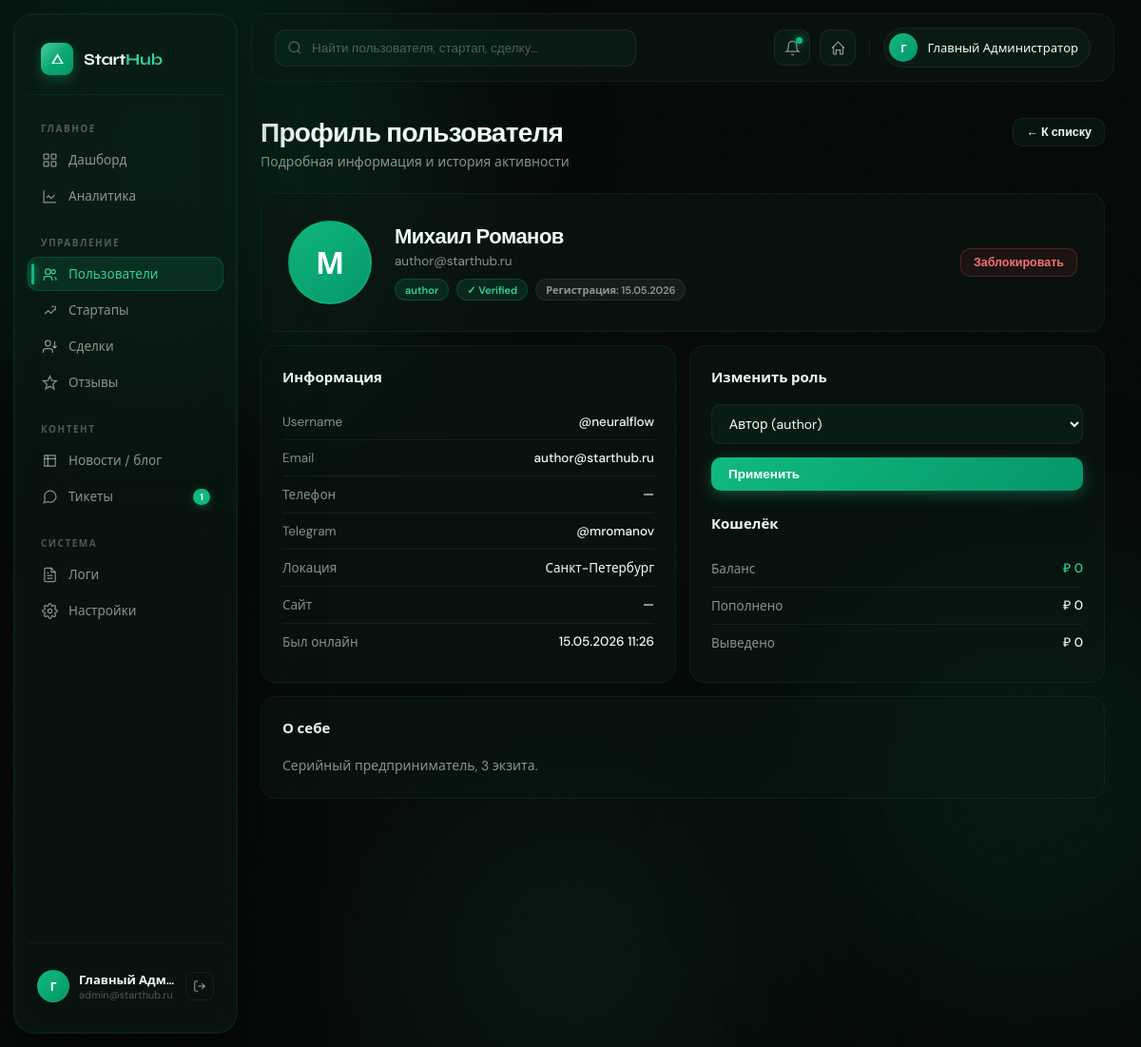
The page /admin/users/2 (signed in) on the database its author committed.
### models/user.py (models this page shows)
class User(Base):
    __tablename__ = "users"
    id              = Column(Integer, primary_key=True)
    email           = Column(String(255), unique=True, nullable=False, index=True)
    username        = Column(String(64),  unique=True, nullable=False)
    hashed_password = Column(String(255), nullable=False)
    role            = Column(Enum(UserRole), default=UserRole.buyer, nullable=False)
    full_name       = Column(String(128))
    avatar          = Column(String(512))
    bio             = Column(Text)
    phone           = Column(String(32))
    telegram        = Column(String(64))
    website         = Column(String(256))
    location        = Column(String(128))
    is_active       = Column(Boolean, default=True)
    is_verified     = Column(Boolean, default=False)
    is_banned       = Column(Boolean, default=False)
    ban_reason      = Column(Text)
    last_seen       = Column(DateTime, default=lambda: datetime.now(timezone.utc))
    created_at      = Column(DateTime, default=lambda: datetime.now(timezone.utc))
    updated_at      = Column(DateTime, default=lambda: datetime.now(timezone.utc),
                             onupdate=lambda: datetime.now(timezone.utc))
    startups          = relationship("Startup", back_populates="author", lazy="select")
    deals_as_buyer    = relationship("Deal", back_populates="buyer", foreign_keys="Deal.buyer_id")
    messages          = relationship("Message", back_populates="sender")
    favorite_startups = relationship("Startup", secondary=favorites, back_populates="favorited_by")
    notifications     = relationship("Notification", back_populates="user", cascade="all, delete-orphan")
    reviews_given     = relationship("Review", back_populates="author",      foreign_keys="Review.author_id")
    reviews_received  = relationship("Review", back_populates="target_user", foreign_keys="Review.target_user_id")
    tickets           = relationship("SupportTicket", back_populates="user", foreign_keys="SupportTicket.user_id")
    wallet            = relationship("Wallet", back_populates="user", uselist=False, cascade="all, delete-orphan")
    activity_logs     = relationship("ActivityLog", back_populates="user", cascade="all, delete-orphan")

class Wallet(Base):
    __tablename__ = "wallets"
    id              = Column(Integer, primary_key=True)
    user_id         = Column(Integer, ForeignKey("users.id"), unique=True, nullable=False)
    balance         = Column(Float, default=0.0)
    reserved        = Column(Float, default=0.0)
    total_deposited = Column(Float, default=0.0)
    total_withdrawn = Column(Float, default=0.0)
    updated_at      = Column(DateTime, default=lambda: datetime.now(timezone.utc),
                             onupdate=lambda: datetime.now(timezone.utc))
    user         = relationship("User", back_populates="wallet")
    transactions = relationship("Transaction", back_populates="wallet", cascade="all, delete-orphan")

### routers/admin.py (the view)
@router.get("/users/{user_id}", response_class=HTMLResponse)
async def user_detail(user_id: int, request: Request, db: AsyncSession = Depends(get_db)):
    admin = await _require_admin(request, db)
    badges = await _badges(db)
    target = (await db.execute(
        select(User).where(User.id == user_id).options(
            selectinload(User.startups), selectinload(User.deals_as_buyer),
            selectinload(User.activity_logs), selectinload(User.wallet),
        )
    )).scalar_one_or_none()
    if not target:
        raise HTTPException(404)
    return render(request, "admin/user_detail.html", {"user": admin, **badges, "target": target})

### templates/admin/user_detail.html (shortened to what this page needs)
{% extends "admin/base_admin.html" %}
{% block admin_content %}
<div class="page-h">
  <div class="page-h-left">
    <h1>Профиль пользователя</h1>
    <p>Подробная информация и история активности</p>
  </div>
  <a href="/admin/users" class="btn btn-secondary btn-sm">← К списку</a>
</div>
<div class="profile-hero reveal">
  <div class="ph-ava">{% if target.full_name %}{{ target.full_name[0] }}{% else %}{{ target.username[0]|upper }}{% endif %}</div>
  <div class="ph-info">
    <h2>{{ target.full_name or target.username }}</h2>
    <div class="email">{{ target.email }}</div>
    <div class="ph-stats">
      <span class="badge badge-{% if target.role.value == 'admin' %}amber{% elif target.role.value == 'manager' %}purple{% elif target.role.value == 'author' %}em{% else %}blue{% endif %}">{{ target.role.value }}</span>
      {% if target.is_banned %}<span class="badge badge-red">🚫 Заблокирован</span>{% elif target.is_verified %}<span class="badge badge-em">✓ Verified</span>{% endif %}
      <span class="badge badge-grey">Регистрация: {{ target.created_at.strftime('%d.%m.%Y') }}</span>
    </div>
  </div>
  <div style="margin-left:auto;display:flex;gap:10px">
    <form method="post" action="/admin/users/{{ target.id }}/ban">
      <button class="btn {% if target.is_banned %}btn-primary{% else %}btn-danger{% endif %} btn-sm">
        {% if target.is_banned %}Разблокировать{% else %}Заблокировать{% endif %}
      </button>
    </form>
  </div>
</div>
<div class="detail-grid">
  <div class="card reveal" style="transition-delay:.05s">
    <div class="card-title">Информация</div>
    <div class="detail-row"><span>Username</span><span>@{{ target.username }}</span></div>
    <div class="detail-row"><span>Email</span><span>{{ target.email }}</span></div>
    <div class="detail-row"><span>Телефон</span><span>{{ target.phone or '—' }}</span></div>
    <div class="detail-row"><span>Telegram</span><span>{{ target.telegram or '—' }}</span></div>
    <div class="detail-row"><span>Локация</span><span>{{ target.location or '—' }}</span></div>
    <div class="detail-row"><span>Сайт</span><span>{{ target.website or '—' }}</span></div>
    <div class="detail-row"><span>Был онлайн</span><span>{{ target.last_seen.strftime('%d.%m.%Y %H:%M') if target.last_seen else '—' }}</span></div>
  </div>
  <div class="card reveal" style="transition-delay:.1s">
    <div class="card-title">Изменить роль</div>
    <form method="post" action="/admin/users/{{ target.id }}/role" style="display:flex;flex-direction:column;gap:14px">
      <select name="role" style="background:var(--em-dim2);border:1px solid var(--card-border);color:var(--text);padding:10px 14px;border-radius:10px;font-size:14px;font-family:inherit;outline:none">
        <option value="author" {% if target.role.value == 'author' %}selected{% endif %}>Автор (author)</option>
      </select>
      <button type="submit" class="btn btn-primary">Применить</button>
    </form>
    {% if target.wallet %}
    <div class="card-title" style="margin-top:24px">Кошелёк</div>
    <div class="detail-row"><span>Баланс</span><span style="color:var(--em2)">{{ target.wallet.balance | money }}</span></div>
    <div class="detail-row"><span>Пополнено</span><span>{{ target.wallet.total_deposited | money }}</span></div>
    <div class="detail-row"><span>Выведено</span><span>{{ target.wallet.total_withdrawn | money }}</span></div>
    {% endif %}
  </div>
  {% if target.bio %}
  <div class="card reveal" style="transition-delay:.15s;grid-column:span 2">
    <div class="card-title">О себе</div>
    <p style="font-size:14px;color:var(--text-muted);line-height:1.65">{{ target.bio }}</p>
  </div>
  {% endif %}
</div>
{% endblock %}

### templates/admin/base_admin.html (shortened to what this page needs)
<!DOCTYPE html>
<html lang="ru">
<head>
</head>
<body>
<div class="blob-container">
  <div class="blob b1"></div>
  <div class="blob b2"></div>
  <div class="blob b3"></div>
</div>
<div class="admin-shell">
  <aside class="sidebar">
    <a href="/" class="sidebar-logo">
      <div class="logo-mark">
        <svg viewBox="0 0 24 24" xmlns="http://www.w3.org/2000/svg"><path d="M12 2L2 19h20L12 2zm0 5l6.5 11h-13L12 7z"/></svg>
      </div>
      <div class="logo-text">Start<span>Hub</span></div>
    </a>
    <div class="sidebar-section">
      <div class="sidebar-section-label">Главное</div>
      <a href="/admin/dashboard" class="nav-item {% if request.url.path == '/admin/dashboard' %}active{% endif %}">
        <span class="nav-icon">
          <svg viewBox="0 0 24 24" fill="none" stroke="currentColor"><rect x="3" y="3" width="7" height="7" rx="1"/><rect x="14" y="3" width="7" height="7" rx="1"/><rect x="3" y="14" width="7" height="7" rx="1"/><rect x="14" y="14" width="7" height="7" rx="1"/></svg>
        </span>
        Дашборд
      </a>
      <a href="/admin/analytics" class="nav-item {% if request.url.path == '/admin/analytics' %}active{% endif %}">
        <span class="nav-icon">
          <svg viewBox="0 0 24 24" fill="none" stroke="currentColor"><path d="M3 3v18h18"/><path d="M7 14l3-3 4 4 5-5"/></svg>
        </span>
        Аналитика
      </a>
    </div>
    <div class="sidebar-section">
      <div class="sidebar-section-label">Управление</div>
      <a href="/admin/users" class="nav-item {% if request.url.path.startswith('/admin/users') %}active{% endif %}">
        <span class="nav-icon">
          <svg viewBox="0 0 24 24" fill="none" stroke="currentColor"><circle cx="9" cy="8" r="4"/><path d="M3 21v-2a4 4 0 0 1 4-4h4a4 4 0 0 1 4 4v2"/><circle cx="17" cy="8" r="3"/><path d="M21 21v-2a3 3 0 0 0-2-2.83"/></svg>
        </span>
        Пользователи
      </a>
      <a href="/admin/startups" class="nav-item {% if request.url.path.startswith('/admin/startups') %}active{% endif %}">
        <span class="nav-icon">
          <svg viewBox="0 0 24 24" fill="none" stroke="currentColor"><path d="M4.5 17l5-5 4 4 6-6"/><path d="M14 6h6v6"/></svg>
        </span>
        Стартапы
      </a>
      <a href="/admin/deals" class="nav-item {% if request.url.path.startswith('/admin/deals') %}active{% endif %}">
        <span class="nav-icon">
          <svg viewBox="0 0 24 24" fill="none" stroke="currentColor"><path d="M16 21v-2a4 4 0 0 0-4-4H6a4 4 0 0 0-4 4v2"/><circle cx="9" cy="7" r="4"/><path d="M22 11l-3 3-3-3"/><path d="M19 14V4"/></svg>
        </span>
        Сделки
      </a>
      <a href="/admin/reviews" class="nav-item {% if request.url.path.startswith('/admin/reviews') %}active{% endif %}">
        <span class="nav-icon">
          <svg viewBox="0 0 24 24" fill="none" stroke="currentColor"><path d="M12 17.27L18.18 21l-1.64-7.03L22 9.24l-7.19-.61L12 2 9.19 8.63 2 9.24l5.46 4.73L5.82 21z"/></svg>
        </span>
        Отзывы
      </a>
    </div>
    <div class="sidebar-section">
      <div class="sidebar-section-label">Контент</div>
      <a href="/admin/news" class="nav-item {% if request.url.path.startswith('/admin/news') %}active{% endif %}">
        <span class="nav-icon">
          <svg viewBox="0 0 24 24" fill="none" stroke="currentColor"><path d="M4 4h16v16H4z"/><path d="M4 9h16"/><path d="M9 4v16"/></svg>
        </span>
        Новости / блог
      </a>
      <a href="/admin/tickets" class="nav-item {% if request.url.path.startswith('/admin/tickets') %}active{% endif %}">
        <span class="nav-icon">
          <svg viewBox="0 0 24 24" fill="none" stroke="currentColor"><path d="M21 11.5a8.38 8.38 0 0 1-.9 3.8 8.5 8.5 0 0 1-7.6 4.7 8.38 8.38 0 0 1-3.8-.9L3 21l1.9-5.7a8.38 8.38 0 0 1-.9-3.8 8.5 8.5 0 0 1 4.7-7.6 8.38 8.38 0 0 1 3.8-.9h.5a8.48 8.48 0 0 1 8 8v.5z"/></svg>
        </span>
        Тикеты
        {% if open_tickets %}<span class="nav-badge">{{ open_tickets }}</span>{% endif %}
      </a>
    </div>
    <div class="sidebar-section">
      <div class="sidebar-section-label">Система</div>
      <a href="/admin/logs" class="nav-item {% if request.url.path == '/admin/logs' %}active{% endif %}">
        <span class="nav-icon">
          <svg viewBox="0 0 24 24" fill="none" stroke="currentColor"><path d="M14 2H6a2 2 0 0 0-2 2v16a2 2 0 0 0 2 2h12a2 2 0 0 0 2-2V8z"/><path d="M14 2v6h6"/><path d="M8 13h8M8 17h8M8 9h2"/></svg>
        </span>
        Логи
      </a>
      <a href="/admin/settings" class="nav-item {% if request.url.path == '/admin/settings' %}active{% endif %}">
        <span class="nav-icon">
        </span>
        Настройки
      </a>
    </div>
    <div class="sidebar-footer">
      <div class="sidebar-user">
        <div class="su-ava">{% if user.full_name %}{{ user.full_name[0] }}{% else %}{{ user.username[0]|upper }}{% endif %}</div>
        <div class="su-info">
          <div class="su-name">{{ user.full_name or user.username }}</div>
          <div class="su-email">{{ user.email }}</div>
        </div>
        <a href="/logout" class="su-logout" title="Выход">
          <svg width="14" height="14" viewBox="0 0 24 24" fill="none" stroke="currentColor" stroke-width="2"><path d="M9 21H5a2 2 0 0 1-2-2V5a2 2 0 0 1 2-2h4"/><polyline points="16 17 21 12 16 7"/><line x1="21" y1="12" x2="9" y2="12"/></svg>
        </a>
      </div>
    </div>
  </aside>
  <main class="admin-main">
    <div class="topbar">
      <div class="topbar-search">
        <svg viewBox="0 0 24 24" fill="none" stroke="currentColor" stroke-width="2"><circle cx="11" cy="11" r="8"/><line x1="21" y1="21" x2="16.65" y2="16.65"/></svg>
        <input type="text" placeholder="Найти пользователя, стартап, сделку..." id="globalSearch">
      </div>
      <div class="topbar-actions">
        <button class="tb-btn" title="Уведомления">
          <svg viewBox="0 0 24 24" fill="none" stroke="currentColor" stroke-width="1.8"><path d="M18 8A6 6 0 0 0 6 8c0 7-3 9-3 9h18s-3-2-3-9"/><path d="M13.73 21a2 2 0 0 1-3.46 0"/></svg>
          <span class="dot"></span>
        </button>
        <a href="/" class="tb-btn" title="На сайт">
          <svg viewBox="0 0 24 24" fill="none" stroke="currentColor" stroke-width="1.8"><path d="M3 12l2-2 7-7 7 7 2 2"/><path d="M5 10v10a1 1 0 0 0 1 1h3v-6h6v6h3a1 1 0 0 0 1-1V10"/></svg>
        </a>
        <div class="tb-user">
          <div class="tb-user-ava">{% if user.full_name %}{{ user.full_name[0] }}{% else %}{{ user.username[0]|upper }}{% endif %}</div>
          <div class="tb-user-name">{{ user.full_name or user.username }}</div>
        </div>
      </div>
    </div>
    <div class="admin-content">
      {% block admin_content %}{% endblock %}
    </div>
  </main>
</div>
</body>
</html>

### rows shown on the page
User: full_name "Г", full_name "Главный Адм…", email "admin@starthub.ru", full_name "Главный Администратор"
User: full_name "М", full_name "Михаил Романов", email "author@starthub.ru", role.value "author", created_at "15.05.2026", username "neuralflow", phone "—", telegram "@mromanov", location "Санкт-Петербург", website "—", last_seen "15.05.2026 11:26", role "Автор (author)", bio "Серийный предприниматель, 3 экзита."
Wallet: wallet.balance "₽ 0", wallet.total_deposited "₽ 0", wallet.total_withdrawn "₽ 0"

### other values the page prints
{{ open_tickets }} "1"
